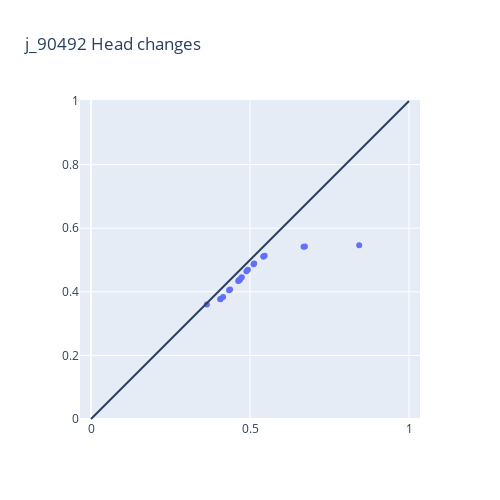

This figure's notebook cell:
### Code cell
fig = go.Figure()
scatter_one_node_x_y=utils.get_scatter_trace(single_node_x, single_node_y)
fig.add_trace(scatter_one_node_x_y)

fig.update_yaxes(
    scaleanchor = "x",
    scaleratio = 1,
  )
fig.update_layout(
    width = 500,
    height = 500,
    title = "%s Head changes" % (node_name)
)

fig.update_layout(
        shapes=[
            dict(
                type= 'line',
                y0= 0, 
                y1= 1, 
                x0= 0, 
                x1= 1
            )
        ])

fig.show()

### Figure 1 — Plotly figure (JSON) as saved in the notebook; plotly's stock layout.template omitted (floating-point values rounded to 4 significant figures)
{"data": [{"mode": "markers", "type": "scatter", "x": [0.4649, 0.4672, 0.542, 0.4741, 0.3644, 0.8434, 0.4934, 0.4075, 0.4887, 0.4064, 0.6727, 0.4631, 0.4342, 0.6685, 0.511, 0.5427, 0.4694, 0.5131, 0.4373, 0.5461, 0.4154], "y": [0.4359, 0.4373, 0.511, 0.4454, 0.3598, 0.5461, 0.4694, 0.3771, 0.4649, 0.3766, 0.5427, 0.4342, 0.4047, 0.542, 0.487, 0.5114, 0.4402, 0.4887, 0.4075, 0.5131, 0.3833]}], "layout": {"height": 500, "shapes": [{"type": "line", "x0": 0, "x1": 1, "y0": 0, "y1": 1}], "title": {"text": "j_90492 Head changes"}, "width": 500, "yaxis": {"scaleanchor": "x", "scaleratio": 1}}}
